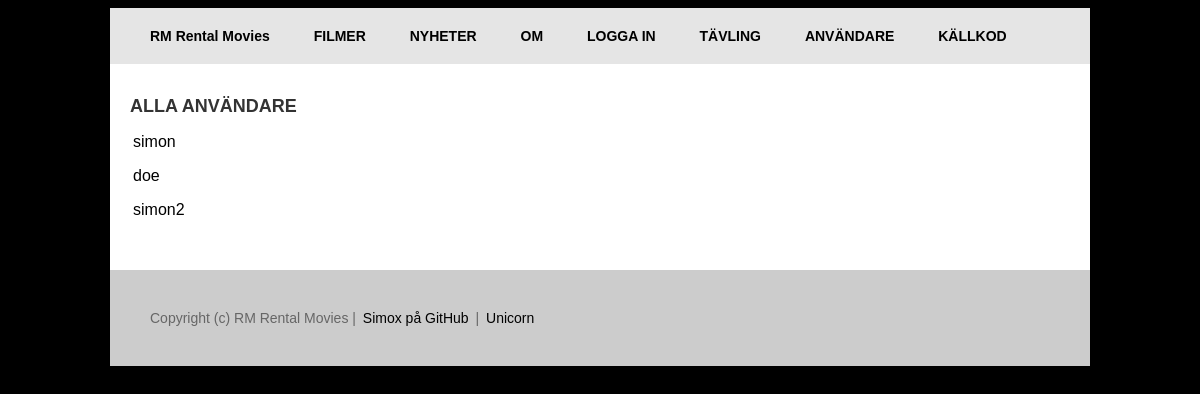
Page /webroot/users.php on the committed database.
### tables this page shows
CREATE TABLE IF NOT EXISTS `kmom07_Users` (
`id` int(11) NOT NULL,
  `name` varchar(80) NOT NULL,
  `type` varchar(12) DEFAULT 'user',
  `text` text,
  `password` char(32) DEFAULT NULL,
  `salt` int(11) NOT NULL,
  `movies` text
);

### src/CDatabase/CDatabase.php (called while the page is built, shortened)
<?php
class CDatabase {
	private $db   = null;
	public function __construct($options) {
		$default = array(
			'dsn' => null,
			'username' => null,
			'password' => null,
			'driver_options' => null,
			'fetch_style' => PDO::FETCH_OBJ,
		);
		$this->options = array_merge($default, $options);
		try {
			$this->db = new PDO($this->options['dsn'], $this->options['username'], $this->options['password'], $this->options['driver_options']);
		}
		catch(Exception $e) {
			throw new PDOException('Could not connect to database, hiding connection details.');
		}
		$this->db->SetAttribute(PDO::ATTR_DEFAULT_FETCH_MODE, $this->options['fetch_style']);
	}
	public function ExecuteSelectQueryAndFetchAll($query, $params=array(), $debug=false, $fetchStyle=null) {
		$this->stmt = $this->db->prepare($query);
		$this->stmt->execute($params);
		$res = $this->stmt->fetchAll($fetchStyle);
		$rows = count($res);
		$logQuery = $query . "\n\nResultset has $rows rows.";
		return $res;
	}
}

### webroot/users.php (the view, shortened to what this page needs)
<?php
include(__DIR__.'/config.php');
$name = isset($_GET['name']) ? $_GET['name'] : null;
$output = null;
$outputAside = null;
if (isset($name)) {
	$res = $db->ExecuteSelectQueryAndFetchAll('SELECT * FROM kmom07_Users WHERE name = ? LIMIT 1;', array($name));
	if (sizeof($res) == 1) {
		$currentUser = $res[0];
		$output .= "
			<h1>{$currentUser->name}</h1>
			<p>{$currentUser->text}</p>
		";
		$outputAside .= "<h1>{$currentUser->name}s filmer</h1>";
		$currentUserMovies = $currentUser->movies;
		$currentUserMovies = array_filter(explode('.', $currentUserMovies));
		if (sizeof($currentUserMovies) > 0) {
			foreach ($currentUserMovies as $movie) {
				$outputAside .= "<p>{$movie}</p>";
			}
		} else {
			$outputAside .= "<p>Inga filmer</p>";
		}
	} else {
		$output .= "<p>Det finns ingen användare med det namnet.</p>";
	}
} else {
	$res = $db->ExecuteSelectQueryAndFetchAll("SELECT * FROM kmom07_Users;");
	$output = "<h1>Alla användare</h1>";
	foreach ($res as $currentUser) {
		$output .= "<p><a href='?name={$currentUser->name}'>{$currentUser->name}</a></p>";
	}
}
$simox['main'] = <<<EOD
<div id='ContentWrapper'>
	<div id='content-aside' style='float:left;'>
		{$outputAside}
	</div>
	<div id='content-info'>
		{$output}
	</div>
</div>
EOD;

### webroot/css/style.css (style rules this page uses)
body { color: #333; font-family: arial, sans-serif; background-color: black; }
a { color:black;padding:3px;text-decoration:none; }
#main h1 { font-size:18px; text-transform:uppercase; font-weight:bold; clear:both; }
#ContentWrapper { background-color:white; overflow:hidden; padding:20px; }
#content-info { width:70%; float:left; margin-bottom:15px; }

### rows in the picture
kmom07_users: name "simon"
kmom07_users: name "doe"
kmom07_users: name "simon2"

### other values in the picture
$item['text'] "RM Rental Movies"
$item['text'] "FILMER"
$item['text'] "NYHETER"
$item['text'] "OM"
$item['text'] "LOGGA IN"
$item['text'] "TÄVLING"
$item['text'] "ANVÄNDARE"
$item['text'] "KÄLLKOD"
